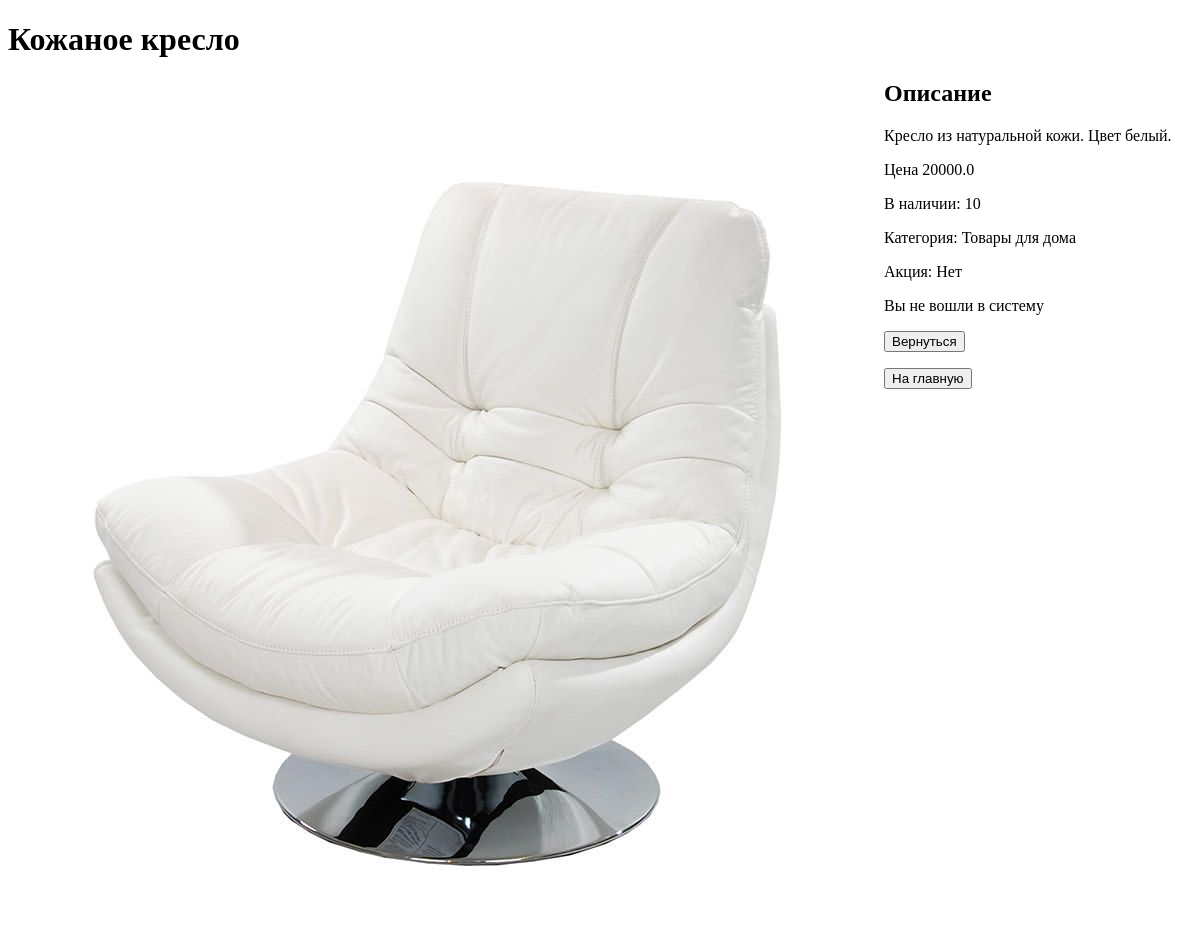
The app's page /product/2 with its own data.
### app/models/product.py (models this page shows)
class ProductModel(Base):
    __tablename__ = 'products'
    __table_args__ = {'keep_existing': True}
    id = Column(INTEGER, primary_key=True)
    name = Column(String, index=True)
    description = Column(String)
    item_number = Column(String)
    price = Column(DOUBLE)
    count = Column(INTEGER)
    is_active = Column(BOOLEAN, default=True)
    category_id = Column(INTEGER, ForeignKey('categories.id', ondelete='CASCADE'), nullable=False)
    action = Column(BOOLEAN, default=False)
    img = Column(String)
    category = relationship('Categories', back_populates='product')
    used_buy = relationship(
        'BuyerProd',
        back_populates='product',
        cascade='save-update, merge, delete, delete-orphan',
        passive_deletes=True,
    )

### app/models/category.py (models this page shows)
class Categories(Base):
    __tablename__ = 'categories'
    __table_args__ = {'keep_existing': True}
    id = Column(INTEGER, primary_key=True)
    name = Column(String, unique=True)
    parent = Column(INTEGER, ForeignKey('categories.id', ondelete='CASCADE'), default=-1)
    parent_category = relationship('Categories')
    product = relationship(
        'ProductModel',
        back_populates='category',
        cascade='save-update, merge, delete, delete-orphan',
        passive_deletes=True,
    )

### app/routers/product.py (the view)
@product_router.get('/{id_product}')
async def select_product_get(request: Request, db: Annotated[Session, Depends(get_db)], id_product: int = -1,
                             user=Depends(get_current_user)):
    info = {'request': request, 'title': 'Описание товара'}
    product = db.scalar(select(ProductModel).where(ProductModel.id == id_product))
    if product is not None:
        categories = get_categories(db)
        info['product_category'] = find_category(categories, product.category_id)
        info['product'] = product
        info['image_str'], info['format_file'] = image_to_str(product, 'page')
        if user is not None:
            info['user'] = user
    else:
        return HTTPException(status.HTTP_404_NOT_FOUND, detail='Товар отсутствует')
    return templates.TemplateResponse('product_page.html', info)

### app/templates/product/product_page.html (shortened to what this page needs)
<!DOCTYPE html>
<html lang="en">
<head>
    <link href="{{ url_for('static', path='/style.css') }}" rel="stylesheet">
</head>
<body>
        <h1> {{ product.name}}</h1>
        <img alt="{{ product.name}}"/>
        <h2>Описание</h2>
        <p> {{product.description}}</p>
        {% if product.is_active %}
            <p>Цена {{product.price}}</p>
            <p> В наличии: {{product.count}} </p>
            <p>Категория: {{product_category}} </p>
            <p>Акция: {% if product.action %} Участвует {% else %} Нет {% endif %}</p>
        {% else %}
            <p>Товар отсутствует </p>
        {% endif %}
        {% if user %}
            {% if product.is_active %}
                <a href="/buy/car/{{product.id}}"> Купить</a>
            {% endif %}
            {% if user.is_staff %}
                <p><a href="/product/update_product/{{product.id}}">Изменить</a></p>
                <p> <a href="/product/update_image_product/{{product.id}}">Изменить изображение</a></p>
                <p> <a href="/product/delete/{{product.id}}">Удалить</a></p>
            {% endif %}
            {% else %}
            <p>Вы не вошли в систему</p>
            {% endif %}
        <a href="/product/list"><button>Вернуться</button></a>
        <p><a href="/main"> <button>На главную </button></a></p>
</body>
</html>

### app/static/style.css (style rules this page uses)
img { float: left; padding: 0 8px; }

### records on screen
ProductModel: name "Кожаное кресло", description "Кресло из натуральной кожи. Цвет белый.", price "20000.0", count "10"
Categories: name "Товары для дома"
